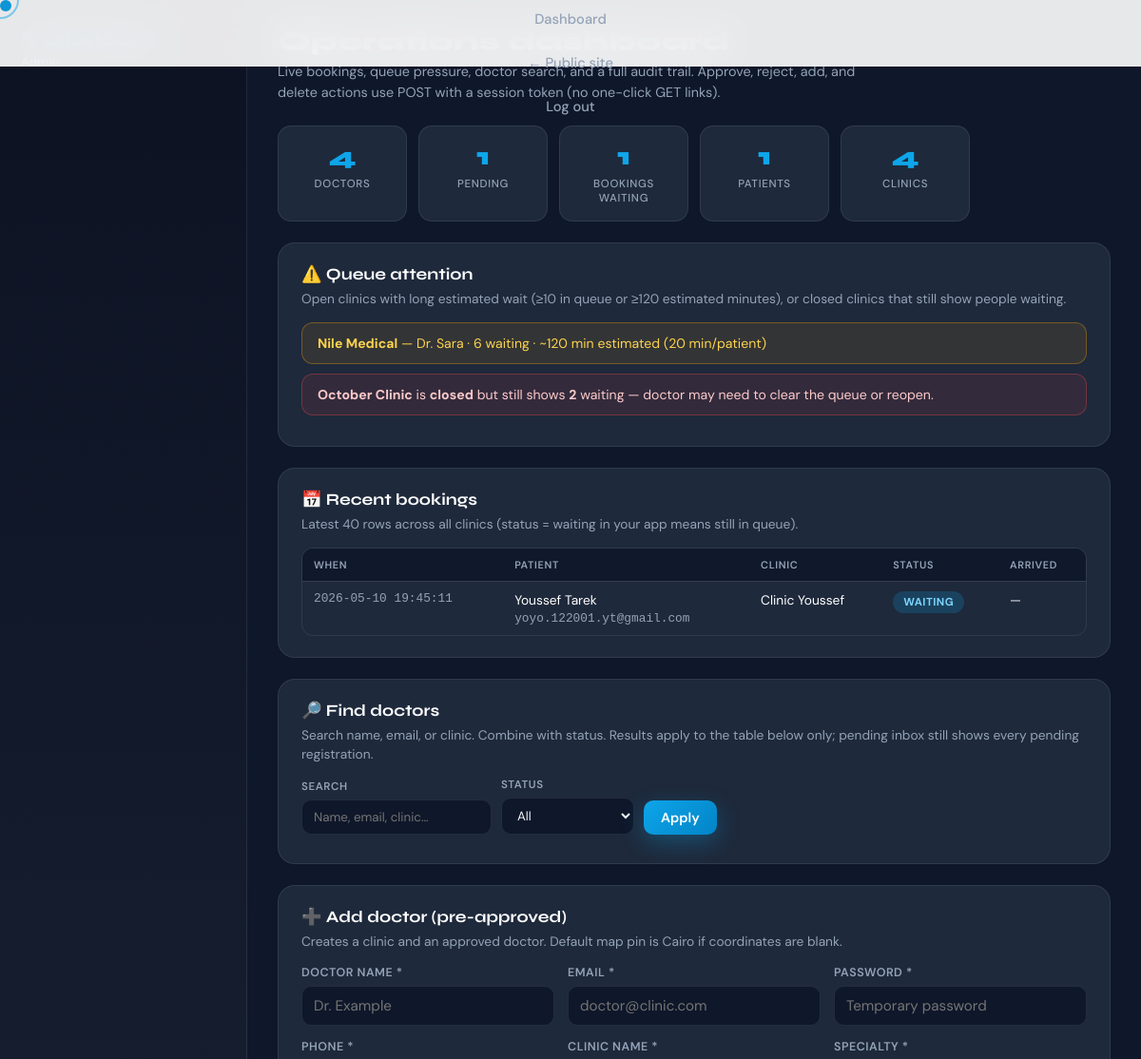
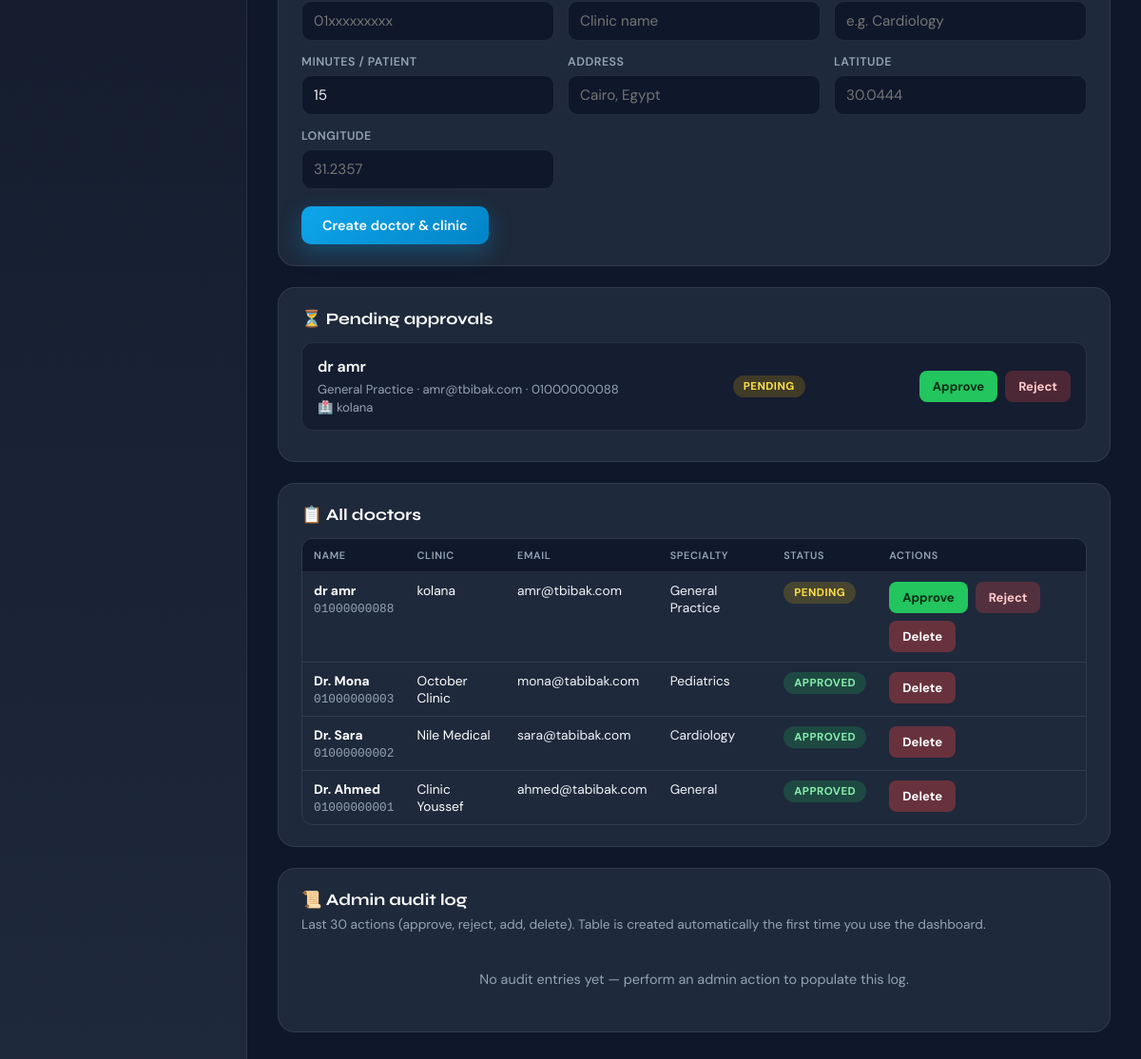
/admin (signed in), run on the app's committed database (2 pictures, top to bottom).
### tables this page shows
CREATE TABLE clinics (
        id INTEGER PRIMARY KEY,
        name TEXT,
        doctor TEXT,
        specialty TEXT,
        patients_waiting INTEGER,
        minutes_per_patient INTEGER,
        is_open INTEGER
    , latitude REAL DEFAULT 0, longitude REAL DEFAULT 0, address TEXT DEFAULT '');

CREATE TABLE bookings (
        id INTEGER PRIMARY KEY,
        patient_id INTEGER,
        clinic_id INTEGER,
        booked_at TIMESTAMP DEFAULT CURRENT_TIMESTAMP,
        status TEXT DEFAULT 'waiting'
    , arrived INTEGER DEFAULT 0, reviewed INTEGER DEFAULT 0);

CREATE TABLE patients (
        id INTEGER PRIMARY KEY,
        name TEXT,
        email TEXT,
        password TEXT,
        age INTEGER,
        blood_type TEXT,
        phone TEXT
    );

CREATE TABLE doctors (
        id INTEGER PRIMARY KEY,
        name TEXT,
        email TEXT,
        password TEXT,
        clinic_id INTEGER,
        is_arrived INTEGER,
        phone TEXT,
        specialty TEXT,
        status TEXT DEFAULT 'pending'
    );

### backend/routes/admin.py (the view)
@admin_bp.route("/admin")
@login_required("admin")
def dashboard():
    ensure_admin_schema()
    stats = get_admin_stats()
    queue_hot = get_queue_hot_clinics()
    queue_closed_busy = get_queue_closed_busy()
    audit_log = get_recent_logs()
    if "csrf_token" not in session:
        session["csrf_token"] = secrets.token_hex(16)
    return render_template(
        "admin.html",
        **stats,
        queue_hot=queue_hot,
        queue_closed_busy=queue_closed_busy,
        audit_log=audit_log,
        csrf_token=session.get("csrf_token", ""),
    )

### templates/admin.html (shortened to what this page needs)
{% extends 'base.html' %}
{% block content %}
<div class="layout">
    <aside class="sidebar">
        <div class="brand">Tabibak <span>Admin</span></div>
        <nav class="nav-links">
            <a href="{{ url_for('admin.dashboard') }}">Dashboard</a>
            <a href="/">← Public site</a>
            <a href="{{ url_for('admin.logout') }}">Log out</a>
        </nav>
    </aside>
    <div class="main">
        <div class="topbar">
            <h1>Operations dashboard</h1>
            <p>Live bookings, queue pressure, doctor search, and a full audit trail. Approve, reject, add, and delete actions use POST with a session token (no one-click GET links).</p>
        </div>
        <div class="stats">
            <div class="stat">
                <div class="stat-num">{{ total_doctors }}</div>
                <div class="stat-label">Doctors</div>
            </div>
            <div class="stat">
                <div class="stat-num">{{ pending_doctors }}</div>
                <div class="stat-label">Pending</div>
            </div>
            <div class="stat">
                <div class="stat-num">{{ bookings_waiting }}</div>
                <div class="stat-label">Bookings waiting</div>
            </div>
            <div class="stat">
                <div class="stat-num">{{ total_patients }}</div>
                <div class="stat-label">Patients</div>
            </div>
            <div class="stat">
                <div class="stat-num">{{ total_clinics }}</div>
                <div class="stat-label">Clinics</div>
            </div>
        </div>
        <div class="card">
            <h2>⚠️ Queue attention</h2>
            <p class="card-sub">Open clinics with long estimated wait (≥10 in queue or ≥120 estimated minutes), or closed clinics that still show people waiting.</p>
            {% for c in queue_hot %}
            <div class="alert-banner warn">
                <strong>{{ c[1] }}</strong> — {{ c[2] }} · {{ c[3] }} waiting · ~{{ c[5] }} min estimated ({{ c[4] }} min/patient)
            </div>
            {% endfor %}
            {% for c in queue_closed_busy %}
            <div class="alert-banner danger">
                <strong>{{ c[1] }}</strong> is <strong>closed</strong> but still shows <strong>{{ c[3] }}</strong> waiting — doctor may need to clear the queue or reopen.
            </div>
            {% endfor %}
        </div>
        <div class="card">
            <h2>📅 Recent bookings</h2>
            <p class="card-sub">Latest 40 rows across all clinics (status = waiting in your app means still in queue).</p>
            {% if recent_bookings|length == 0 %}
                <div class="no-data">No bookings yet.</div>
            {% else %}
                <div class="table-wrap">
                    <table>
                        <thead>
                            <tr>
                                <th>When</th>
                                <th>Patient</th>
                                <th>Clinic</th>
                                <th>Status</th>
                                <th>Arrived</th>
                            </tr>
                        </thead>
                        <tbody>
                            {% for b in recent_bookings %}
                            <tr>
                                <td class="mono">{{ b[1] }}</td>
                                <td><span style="color:white">{{ b[4] }}</span><br><span class="mono">{{ b[5] }}</span></td>
                                <td style="color:white">{{ b[7] }}</td>
                                <td><span class="badge badge-wait">{{ b[2] }}</span></td>
                                <td>{% if b[3] %}✅{% else %}—{% endif %}</td>
                            </tr>
                            {% endfor %}
                        </tbody>
                    </table>
                </div>
            {% endif %}
        </div>
        <div class="card">
            <h2>🔎 Find doctors</h2>
            <p class="card-sub">Search name, email, or clinic. Combine with status. Results apply to the table below only; pending inbox still shows every pending registration.</p>
            <form class="filter-bar" method="get" action="{{ url_for('admin.dashboard') }}">
                <label>Search
                    <input type="search" name="q" value="{{ filter_q }}" placeholder="Name, email, clinic…">
                </label>
                <label>Status
                    <select name="status">
                        <option value="all" {% if filter_status == 'all' %}selected{% endif %}>All</option>
                    </select>
                </label>
                <button type="submit" class="btn btn-primary" style="padding:9px 18px;">Apply</button>
            </form>
        </div>
        <div class="card">
            <h2>➕ Add doctor (pre-approved)</h2>
            <p class="card-sub">Creates a clinic and an approved doctor. Default map pin is Cairo if coordinates are blank.</p>
            <form method="post" action="{{ url_for('admin.add_doctor') }}" autocomplete="off">
                <div class="form-grid">
                    <label>Doctor name *
                        <input type="text" name="name" required placeholder="Dr. Example">
                    </label>
                    <label>Email *
                        <input type="email" name="email" required placeholder="doctor@clinic.com">
                    </label>
                    <label>Password *
                        <input type="text" name="password" required placeholder="Temporary password">
                    </label>
                    <label>Phone *
                        <input type="text" name="phone" required placeholder="01xxxxxxxxx">
                    </label>
                    <label>Clinic name *
                        <input type="text" name="clinic_name" required placeholder="Clinic name">
                    </label>
                    <label>Specialty *
                        <input type="text" name="specialty" required placeholder="e.g. Cardiology">
                    </label>
                    <label>Minutes / patient
                        <input type="number" name="minutes_per_patient" value="15" min="5" max="120">
                    </label>
                    <label>Address
                        <input type="text" name="address" placeholder="Cairo, Egypt">
                    </label>
                    <label>Latitude
                        <input type="text" name="latitude" placeholder="30.0444">
                    </label>
                    <label>Longitude
                        <input type="text" name="longitude" placeholder="31.2357">
                    </label>
                </div>
                <div class="form-actions">
                    <button type="submit" class="btn btn-primary">Create doctor & clinic</button>
                </div>
            </form>
        </div>
        <div class="card">
            <h2>⏳ Pending approvals</h2>
            {% for doctor in pending_list %}
            <div class="doctor-row">
                <div class="doctor-info">
                    <h3>{{ doctor[1] }}</h3>
                    <p>{{ doctor[7] }} · {{ doctor[2] }} · {{ doctor[6] }}</p>
                    {% if doctor[9] %}<p class="clinic-tag">🏥 {{ doctor[9] }}</p>{% endif %}
                </div>
                <span class="badge badge-pending">Pending</span>
                <div class="action-btns">
                    <form class="inline-form" method="post" action="{{ url_for('admin.approve_doctor', doctor_id=doctor[0]) }}">
                        <button type="submit" class="btn-approve">Approve</button>
                    </form>
                    <form class="inline-form" method="post" action="{{ url_for('admin.reject_doctor', doctor_id=doctor[0]) }}" onsubmit="return confirm('Reject and delete this registration and clinic?');">
                        <button type="submit" class="btn-reject">Reject</button>
                    </form>
                </div>
            </div>
            {% endfor %}
        </div>
        <div class="card">
            <h2>📋 All doctors</h2>
            {% if doctors|length == 0 %}
                <div class="no-data">No doctors match the current filters.</div>
            {% else %}
                <div class="table-wrap">
                    <table>
                        <thead>
                            <tr>
                                <th>Name</th>
                                <th>Clinic</th>
                                <th>Email</th>
                                <th>Specialty</th>
                                <th>Status</th>
                                <th>Actions</th>
                            </tr>
                        </thead>
                        <tbody>
                            {% for doctor in doctors %}
                            <tr>
                                <td><strong style="color:white">{{ doctor[1] }}</strong><br><span class="mono">{{ doctor[6] }}</span></td>
                                <td style="color:white">{{ doctor[9] or '—' }}</td>
                                <td>{{ doctor[2] }}</td>
                                <td>{{ doctor[7] }}</td>
                                <td>
                                    {% if doctor[8] == 'pending' %}
                                        <span class="badge badge-pending">Pending</span>
                                    {% else %}
                                        <span class="badge badge-approved">Approved</span>
                                    {% endif %}
                                </td>
                                <td>
                                    <div class="action-btns">
                                        {% if doctor[8] == 'pending' %}
                                        <form class="inline-form" method="post" action="{{ url_for('admin.approve_doctor', doctor_id=doctor[0]) }}">
                                            <button type="submit" class="btn-approve">Approve</button>
                                        </form>
                                        <form class="inline-form" method="post" action="{{ url_for('admin.reject_doctor', doctor_id=doctor[0]) }}" onsubmit="return confirm('Reject and delete this registration?');">
                                            <button type="submit" class="btn-reject">Reject</button>
                                        </form>
                                        {% endif %}
                                        <form class="inline-form" method="post" action="{{ url_for('admin.delete_doctor', doctor_id=doctor[0]) }}" onsubmit="return confirm('Delete this doctor and clinic? Bookings and reviews for this clinic will be removed.');">
                                            <button type="submit" class="btn-delete">Delete</button>
                                        </form>
                                    </div>
                                </td>
                            </tr>
                            {% endfor %}
                        </tbody>
                    </table>
                </div>
            {% endif %}
        </div>
        <div class="card">
            <h2>📜 Admin audit log</h2>
            <p class="card-sub">Last 30 actions (approve, reject, add, delete). Table is created automatically the first time you use the dashboard.</p>
            {% if audit_log|length == 0 %}
                <div class="no-data">No audit entries yet — perform an admin action to populate this log.</div>
            {% endif %}
        </div>
    </div>
</div>
{% endblock %}

### data on the page
clinics: name "Nile Medical", doctor "Dr. Sara", patients_waiting "6", c "120", minutes_per_patient "20"
clinics: name "October Clinic", patients_waiting "2"
bookings: booked_at "2026-05-10 19:45:11", name "Youssef Tarek", email "yoyo.122001.yt@gmail.com", name "Clinic Youssef", status "WAITING"
doctors: name "dr amr", specialty "General Practice", email "amr@tbibak.com", phone "01000000088", name "kolana", status "PENDING"
doctors: name "Dr. Mona", phone "01000000003", name "October Clinic", email "mona@tabibak.com", specialty "Pediatrics", status "APPROVED"
doctors: name "Dr. Sara", phone "01000000002", name "Nile Medical", email "sara@tabibak.com", specialty "Cardiology", status "APPROVED"
doctors: name "Dr. Ahmed", phone "01000000001", name "Clinic Youssef", email "ahmed@tabibak.com", specialty "General", status "APPROVED"

### other printed values
{{ total_doctors }} "4"
{{ pending_doctors }} "1"
{{ bookings_waiting }} "1"
{{ total_patients }} "1"
{{ total_clinics }} "4"
